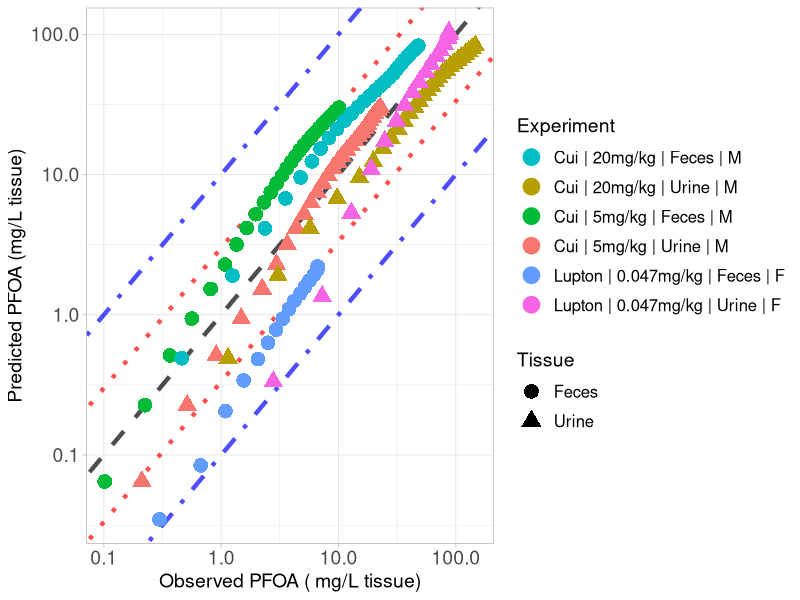

Source code (R):
library(ggplot2)

#setwd("C:/Users/ptsir/Documents/GitHub/PFAS_PBK_models/PFOA inhalation Rat/Validation/Validation_results")
setwd("/Users/eviepapakyriakopoulou/Documents/GitHub/PFAS_PBK_models/PFOA inhalation Rat/Validation/Validation_Scenario24l_PKSim")

# Load Results 

# Results from Cui
Cui_2010_Excreta_results <- read.csv("Cui_2010_Excreta_results.csv", header = T)

Cui_Urine_M_5 <- Cui_2010_Excreta_results[Cui_2010_Excreta_results$Dose == 5 & 
                                            Cui_2010_Excreta_results$Tissue  == "Urine" &
                                            Cui_2010_Excreta_results$Sex == "M", ]
Cui_Urine_M_5$Experiment <- "Cui | 5mg/kg | Urine | M"


Cui_Urine_M_20 <- Cui_2010_Excreta_results[Cui_2010_Excreta_results$Dose == 20 & 
                                            Cui_2010_Excreta_results$Tissue  == "Urine" &
                                            Cui_2010_Excreta_results$Sex == "M", ]
Cui_Urine_M_20$Experiment <- "Cui | 20mg/kg | Urine | M"



Cui_Feces_M_5 <- Cui_2010_Excreta_results[Cui_2010_Excreta_results$Dose == 5 & 
                                            Cui_2010_Excreta_results$Tissue  == "Feces" &
                                            Cui_2010_Excreta_results$Sex == "M", ]
Cui_Feces_M_5$Experiment <- "Cui | 5mg/kg | Feces | M"


Cui_Feces_M_20 <- Cui_2010_Excreta_results[Cui_2010_Excreta_results$Dose == 20 & 
                                            Cui_2010_Excreta_results$Tissue  == "Feces" &
                                            Cui_2010_Excreta_results$Sex == "M", ]
Cui_Feces_M_20$Experiment <- "Cui | 20mg/kg | Feces | M"


#Results from Lupton 2020

Lupton_2020_Excreta_results <- read.csv("Lupton_2020_excreta_results.csv", header = T, colClasses = c("sex" = "character"))


Lupton_Feces_F <- Lupton_2020_Excreta_results[Lupton_2020_Excreta_results$Dose == 0.047 & 
                                              Lupton_2020_Excreta_results$Tissue  == "Feces" &
                                              Lupton_2020_Excreta_results$sex == "F", ]
Lupton_Feces_F$Experiment <- "Lupton | 0.047mg/kg | Feces | F"


Lupton_Urine_F <- Lupton_2020_Excreta_results[Lupton_2020_Excreta_results$Dose == 0.047 & 
                                              Lupton_2020_Excreta_results$Tissue  == "Urine" &
                                              Lupton_2020_Excreta_results$sex == "F", ]
Lupton_Urine_F$Experiment <- "Lupton | 0.047mg/kg | Urine | F"


Experiment <- scales::hue_pal()(6)

names(Experiment) <- unique(c( Cui_Urine_M_5$Experiment, Cui_Urine_M_20$Experiment,
                               Cui_Feces_M_5$Experiment, Cui_Feces_M_20$Experiment,
                               Lupton_Feces_F$Experiment, Lupton_Urine_F$Experiment))



scatter_plot <- ggplot()+
  geom_abline(intercept = log10(1), slope = 1, linetype = "dashed", color = "black", linewidth = 1.5, alpha = 0.7) +  # Identity line in log10 scale
  geom_abline(intercept = log10(3), slope = 1, linetype = "dotted", color = "red", linewidth = 1.5, alpha = 0.7) +  # +3-fold error line
  geom_abline(intercept = log10(1/3), slope = 1, linetype = "dotted", color = "red", linewidth = 1.5, alpha = 0.7) +  # -3-fold error line
  geom_abline(intercept = log10(10), slope = 1, linetype = "dotdash", color = "blue", linewidth = 1.5, alpha = 0.7) +  # +10-fold error line
  geom_abline(intercept = log10(1/10), slope = 1, linetype = "dotdash", color = "blue", linewidth = 1.5, alpha = 0.7) +  # -10-fold error line
  geom_point(data = Cui_Urine_M_5, aes(x=Observed, y=Predicted, color = Experiment, shape = Tissue), size=4, stroke = 1.5)+
  geom_point(data = Cui_Urine_M_20, aes(x=Observed, y=Predicted, color = Experiment, shape = Tissue), size=4, stroke = 1.5)+
  geom_point(data = Cui_Feces_M_5, aes(x=Observed, y=Predicted, color = Experiment, shape = Tissue), size=4, stroke = 1.5)+
  geom_point(data = Cui_Feces_M_20, aes(x=Observed, y=Predicted, color = Experiment, shape = Tissue), size=4, stroke = 1.5)+
  geom_point(data = Lupton_Feces_F, aes(x=Observed, y=Predicted, color = Experiment, shape = Tissue), size=4, stroke = 1.5)+
  geom_point(data = Lupton_Urine_F, aes(x=Observed, y=Predicted, color = Experiment, shape = Tissue), size=4, stroke = 1.5)+
  scale_y_log10()+
  scale_x_log10()+
  scale_color_manual(values = Experiment)+
  theme(legend.spacing.y = unit(1, 'cm')) +
  guides(fill = guide_legend(byrow = TRUE))+
  theme_light()+
  labs(y = "Predicted PFOA (mg/L tissue)",
       x = "Observed PFOA ( mg/L tissue)")+
  theme(plot.title = element_text(hjust = 0.5),
        legend.key.size = unit(0.75, 'cm'),  
        legend.title = element_text(size=14),
        legend.text = element_text(size=12,  hjust = 0),
        axis.text = element_text(size = 14),
        axis.title = element_text(size = 14),
        )

#print(scatter_plot)

ggsave("validation_plot_PFOA_excreta.png", scatter_plot, width = 11, height = 7, units = "in", dpi = 300)
